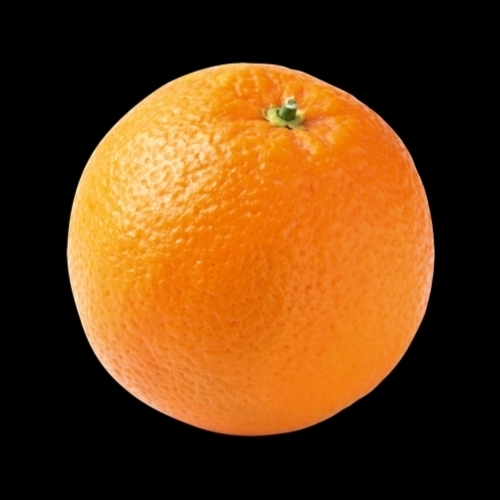
#> input picture Orange/orange.png, 500 x 500 px, found by its file name
$ jupyter execute Image_Acquisition.ipynb
#> lines starting #> are read from the running program, lines starting #| are printed output that depends on the picture
<a href="https://colab.research.google.com/github/JaredBauyon/CPE-0332.1-1---ELECTIVE-3-LABORATORY-/blob/main/Image_Acquisition.ipynb" target="_parent"></a>

[cell 1]
import numpy as np
import cv2
from google.colab.patches import cv2_imshow
img = cv2.imread('/content/drive/MyDrive/Colab Notebooks/orange.png')
#> img is the input picture: shape (500, 500, 3); mean B, G, R 18.9, 60.4, 103.2
cv2_imshow(img)

[cell 2]
img_gray = cv2.cvtColor(img, cv2.COLOR_BGR2GRAY)
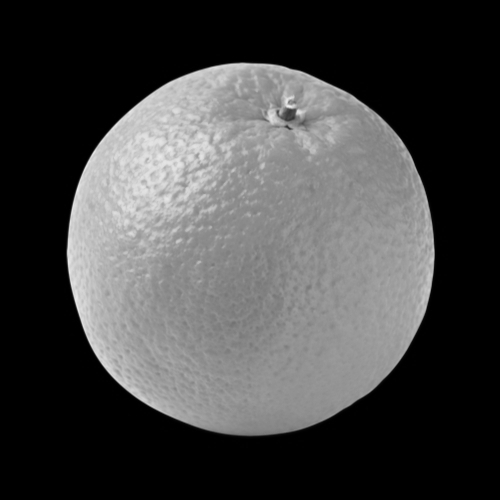
#> img_gray: shape (500, 500); min 0, max 238, mean 68.5
cv2_imshow(img_gray)

[cell 3]
img_size = cv2.resize(img_gray, (300, 300))
cv2_imshow(img_size)

[cell 4]
img_flip = cv2.flip(img_size, -1
                    )
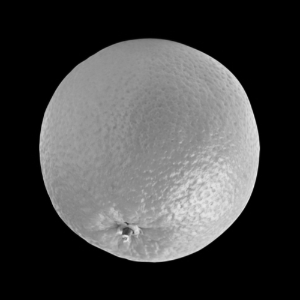
#> img_flip: shape (300, 300); min 0, max 234, mean 68.4
cv2_imshow(img_flip)

$ run again, with Orange/blue_img.jpg saved as Orange/orange.png
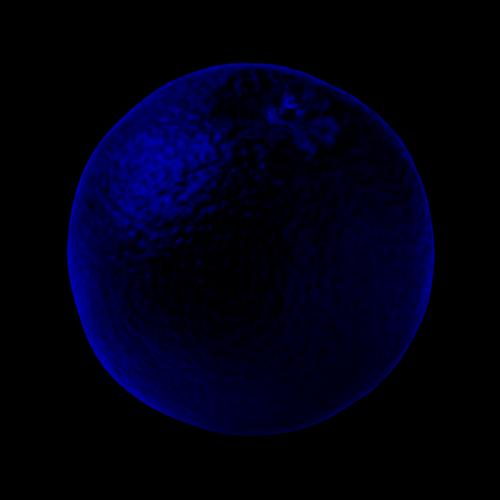
#> input picture Orange/blue_img.jpg, 500 x 500 px, found by its file name
#> img is the input picture: shape (500, 500, 3); mean B, G, R 18.8, 0.2, 0.3
#> `img_gray = cv2.cvtColor(img, cv2.COLOR_BGR2GRAY)`:
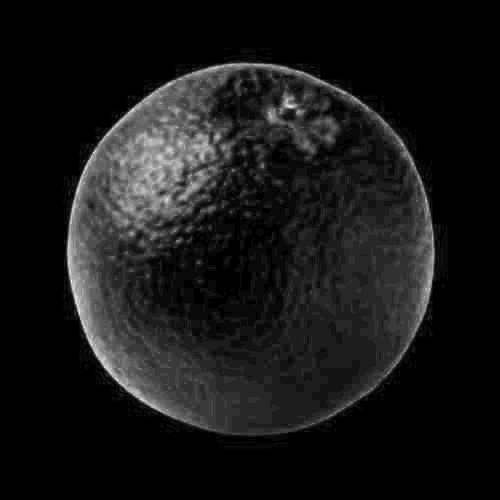
#> img_gray: shape (500, 500); min 0, max 26, mean 2.4; drawn with min black and max white
#> `img_flip = cv2.flip(img_size, -1 )`:
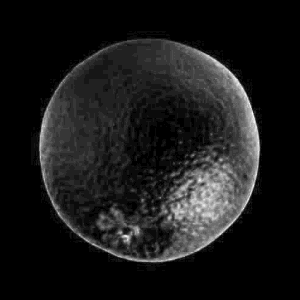
#> img_flip: shape (300, 300); min 0, max 23, mean 2.3; drawn with min black and max white
